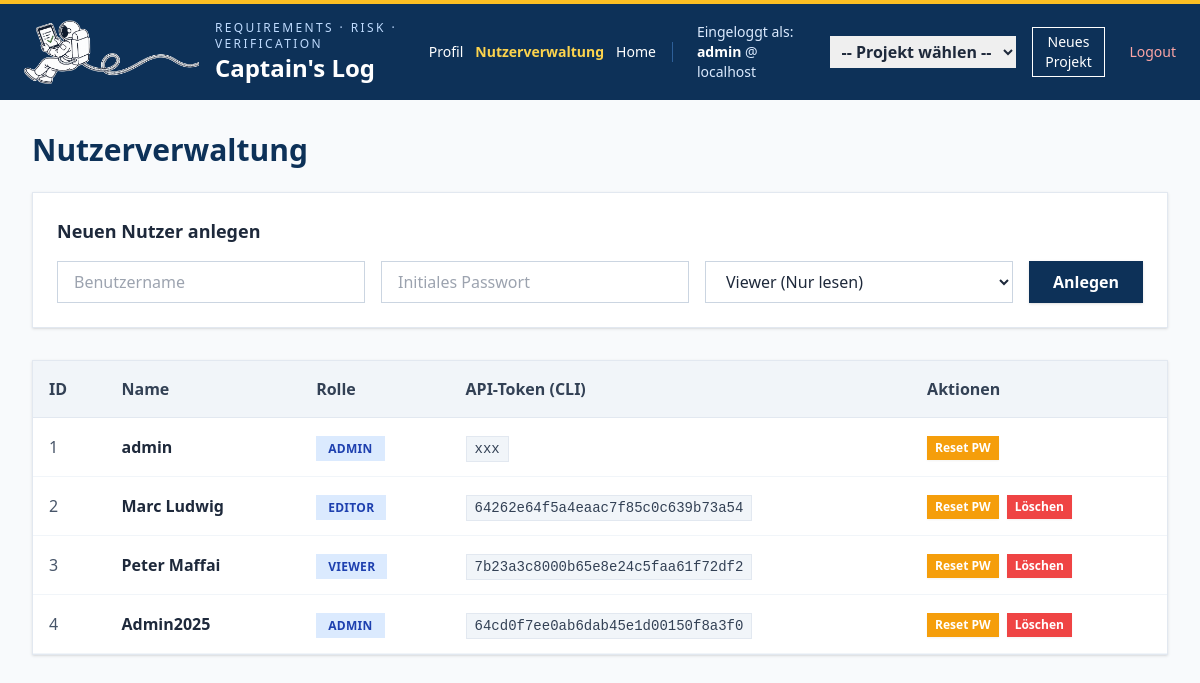
Screenshot of /dashboard/admin_users.php (signed in) with the database file from the repository.
### tables this page shows
CREATE TABLE `users` (
  `id` int(11) NOT NULL,
  `username` varchar(50) NOT NULL,
  `password_hash` varchar(255) NOT NULL,
  `role` enum('admin','editor','viewer') NOT NULL DEFAULT 'viewer',
  `created_at` timestamp NOT NULL DEFAULT current_timestamp(),
  `api_token` varchar(64) DEFAULT NULL
);

### dashboard/admin_users.php (the view, shortened to what this page needs)
<?php
require_once '../config/db.php';
require_once 'header.php';
$users = $pdo->query("SELECT id, username, role, api_token, created_at FROM users")->fetchAll();
?>
<main class="p-8 max-w-7xl mx-auto overflow-auto h-full w-full">
    <h2 class="text-3xl font-bold mb-6 text-[#0d3158]">Nutzerverwaltung</h2>
    <div class="bg-white shadow -lg p-6 mb-8 border border-slate-200">
        <h5 class="text-lg font-bold mb-4 text-slate-800">Neuen Nutzer anlegen</h5>
        <form method="POST" class="flex gap-4">
            <input type="text" name="username" class="border border-slate-300  px-4 py-2 flex-1 focus:outline-none focus:border-blue-500" placeholder="Benutzername" required>
            <input type="password" name="password" class="border border-slate-300  px-4 py-2 flex-1 focus:outline-none focus:border-blue-500" placeholder="Initiales Passwort" required>
            <select name="role" class="border border-slate-300  px-4 py-2 flex-1 bg-white focus:outline-none focus:border-blue-500">
                <option value="viewer">Viewer (Nur lesen)</option>
            </select>
            <button type="submit" name="create_user" class="bg-[#0d3158] text-white px-6 py-2  hover:bg-blue-800 transition font-semibold shadow">Anlegen</button>
        </form>
    </div>
    <div class="bg-white shadow -lg overflow-hidden border border-slate-200">
        <table class="w-full text-left border-collapse">
            <thead class="bg-slate-100 border-b border-slate-200">
                <tr>
                    <th class="p-4 font-semibold text-slate-700">ID</th>
                    <th class="p-4 font-semibold text-slate-700">Name</th>
                    <th class="p-4 font-semibold text-slate-700">Rolle</th>
                    <th class="p-4 font-semibold text-slate-700">API-Token (CLI)</th>
                    <th class="p-4 font-semibold text-slate-700">Aktionen</th>
                </tr>
            </thead>
            <tbody>
                <?php foreach ($users as $u): ?>
                <tr class="border-b border-slate-100 hover:bg-slate-50 transition">
                    <td class="p-4 text-slate-600"><?= $u['id'] ?></td>
                    <td class="p-4 font-bold text-slate-800"><?= htmlspecialchars($u['username']) ?></td>
                    <td class="p-4">
                        <span class="bg-blue-100 text-blue-800 text-xs font-bold px-3 py-1 -full uppercase tracking-wide">
                            <?= $u['role'] ?>
                        </span>
                    </td>
                    <td class="p-4"><code class="bg-slate-100 text-slate-700 px-2 py-1  text-sm border border-slate-200"><?= htmlspecialchars($u['api_token']) ?></code></td>
                    <td class="p-4 flex gap-2">
                        <form method="POST" onsubmit="return confirm('Passwort für <?= htmlspecialchars($u['username']) ?> wirklich auf 000000 zurücksetzen?');" class="inline">
                            <button type="submit" name="reset_password" class="bg-amber-500 hover:bg-amber-600 text-white text-xs font-bold py-1 px-2  shadow-sm transition">Reset PW</button>
                        </form>
                        <?php if ($u['id'] != $_SESSION['user_id']): ?>
                        <form method="POST" onsubmit="return confirm('Nutzer <?= htmlspecialchars($u['username']) ?> wirklich komplett löschen?');" class="inline">
                            <button type="submit" name="delete_user" class="bg-red-500 hover:bg-red-600 text-white text-xs font-bold py-1 px-2  shadow-sm transition">Löschen</button>
                        </form>
                        <?php endif; ?>
                    </td>
                </tr>
                <?php endforeach; ?>
            </tbody>
        </table>
    </div>
</main>
</body>
</html>

### dashboard/header.php (shortened to what this page needs)
<?php
$hostname = $_SESSION['hostname'] ?? 'Unknown';
$role = $_SESSION['role'] ?? 'viewer';
$username = $_SESSION['username'] ?? 'Gast';
?>
<!DOCTYPE html>
<html lang="de">
<head>
    <script src="https://cdn.tailwindcss.com"></script>
</head>
<body class="bg-slate-50 text-slate-800 flex flex-col h-screen overflow-hidden">
    <header class="border-t-4 border-amber-400 bg-[#0d3158] text-white shrink-0">
        <div class="mx-auto flex h-24 max-w-screen-2xl items-center justify-between px-6">
            <div class="flex items-center gap-4">
                <a href="index.php" class="flex items-center gap-4 hover:opacity-80 transition cursor-pointer">
                    <img src="css/logo.png" class="h-16 w-auto" alt="Captain's Log Logo">
                    <div>
                        <p class="text-xs uppercase tracking-[.2em] text-blue-200">Requirements · Risk · Verification
                        </p>
                        <h1 class="text-2xl font-bold">Captain's Log</h1>
                    </div>
                </a>
            </div>
            <div class="flex items-center gap-4">
                <nav class="flex items-center gap-3 mr-2 text-sm border-r border-blue-400/40 pr-4">
                    <a href="profile.php" class="hover:text-amber-300 transition">Profil</a>
                    <?php if ($role === 'admin'): ?>
                        <a href="admin_users.php" class="text-amber-300 font-semibold hover:underline">Nutzerverwaltung</a>
                    <?php endif; ?>
                    <a href="index.php" class="hover:text-amber-300 transition">Home</a>
                </nav>
                <div class="user-info text-sm text-blue-100">
                    Eingeloggt als: <strong class="text-white"><?php echo htmlspecialchars($username); ?></strong>
                    @ <?php echo htmlspecialchars($hostname); ?>
                </div>
                <select id="projectSelect" class="text-slate-800 px-2 py-1 font-bold outline-none ">
                    <option value="">-- Projekt wählen --</option>
                </select>
                <button onclick="document.getElementById('newProjectModal').classList.remove('hidden')"
                    class="border border-white px-3 py-1 text-sm hover:bg-white hover:text-[#0d3158] transition ">Neues
                    Projekt</button>
                <a href="logout.php" class="text-sm text-red-300 hover:text-red-100 transition ml-2">Logout</a>
            </div>
        </div>
    </header>

### rows the page displays
users: id "1", username "admin", role "ADMIN", api_token "xxx"
users: id "2", username "Marc Ludwig", role "EDITOR", api_token "64262e64f5a4eaac7f85c0c639b73a54"
users: id "3", username "Peter Maffai", role "VIEWER", api_token "7b23a3c8000b65e8e24c5faa61f72df2"
users: id "4", username "Admin2025", role "ADMIN", api_token "64cd0f7ee0ab6dab45e1d00150f8a3f0"

### other values shown
$username "admin"
$hostname "localhost"
